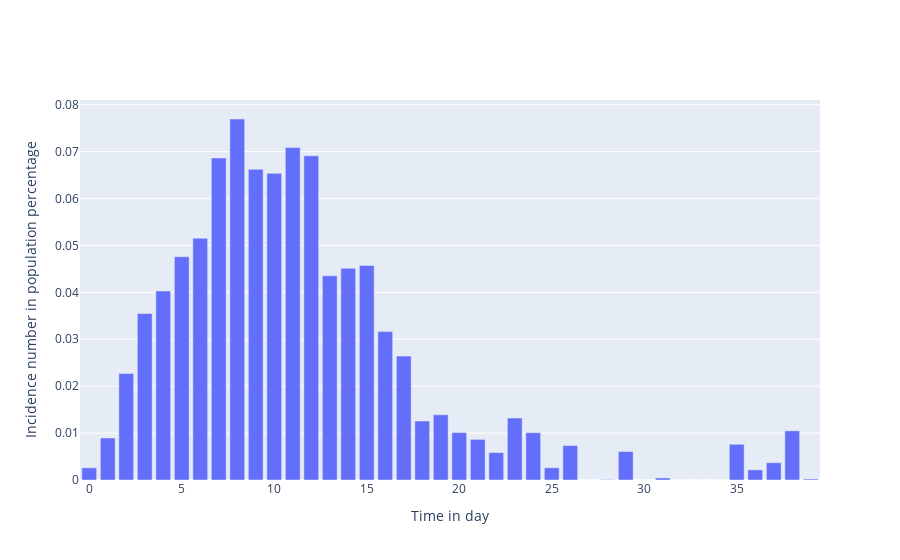

The code cell stored with this chart in its notebook:
### Markdown cell above
### Generate fake data

### Code cell
# Generate fake data
standard_deviation = 0.005
noise = np.random.normal(loc=0, scale=standard_deviation, size=len(times))
incidence_data = result[:, 4] + noise

# Set negative incidences to zero
mask = incidence_data < 0
incidence_data[mask] = np.zeros(shape=len(incidence_data[mask]))

# Visualise data
fig = go.Figure()

# Plot of incidences
fig.add_trace(
    go.Bar(
        x=times,
        y=incidence_data,
        name='Incidences'
    )
)

# Add axis labels
fig.update_layout(
    xaxis_title='Time in day',
    yaxis_title='Incidence number in population percentage'
)

fig.show()

### Figure 1 — Plotly figure (JSON) as saved in the notebook; plotly's stock layout.template omitted (floating-point values rounded to 4 significant figures)
{"data": [{"name": "Incidences", "type": "bar", "x": [0, 1, 2, 3, 4, 5, 6, 7, 8, 9, 10, 11, 12, 13, 14, 15, 16, 17, 18, 19, 20, 21, 22, 23, 24, 25, 26, 27, 28, 29, 30, 31, 32, 33, 34, 35, 36, 37, 38, 39], "y": [0.002593, 0.008956, 0.02269, 0.0355, 0.04029, 0.04759, 0.05153, 0.06864, 0.07695, 0.06624, 0.06537, 0.07086, 0.06909, 0.04354, 0.04511, 0.04575, 0.03164, 0.0264, 0.01258, 0.0139, 0.01011, 0.008658, 0.005847, 0.01321, 0.01009, 0.002611, 0.00734, 0, 8.305e-05, 0.006066, 0, 0.0004401, 0, 0, 0, 0.007617, 0.002162, 0.003687, 0.01048, 0.0002263]}], "layout": {"xaxis": {"title": {"text": "Time in day"}}, "yaxis": {"title": {"text": "Incidence number in population percentage"}}}}
